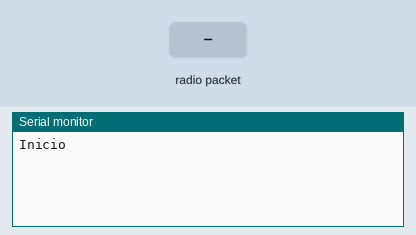
Recording of a sketch running on a simulated Arduino Uno, built with avr-gcc and run on an emulated ATmega328P. Shown: the last lines printed to the serial monitor. Inputs (shaded band) come from the test bench. No radio packets arrive unless stated.

Above: at 1.2 s.
1.3 s: radio packet "1" arrives
At 1.8 s:
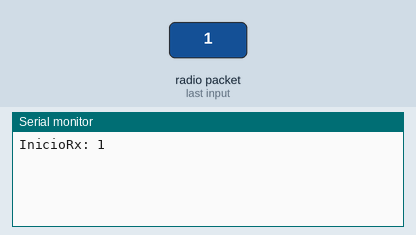
2.8 s: radio packet "0" arrives
At 4.0 s:
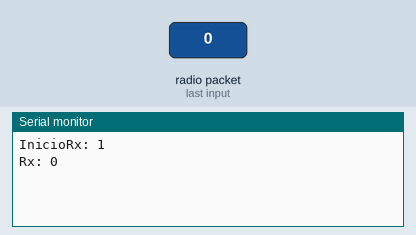
4.3 s: radio packet "2" arrives
At 5.4 s:
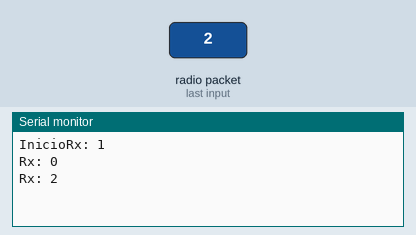

Measured:
- after the input at 1.3 s, the serial monitor: prints a new line after 0.08 s (image 1)
- after the input at 2.8 s, the serial monitor: prints a new line after 0.08 s (image 2)
- after the input at 4.3 s, the serial monitor: prints a new line after 0.08 s (image 3)

The sketch:

receptor_rf.ino
```cpp
#include <VirtualWire.h>

//PINOUT
int rx = 12;


void setup() {
  Serial.begin(9600);
  Serial.print("Inicio");
      //RX
    vw_set_rx_pin(rx);       //Configura el pin 12 como TX
    vw_set_ptt_inverted(true); //Requerido para DR3100
    vw_setup(4000);      //  Bits por segundo
    vw_rx_start();       // Inciar el receptor


}

void loop() {
     uint8_t buf[VW_MAX_MESSAGE_LEN]; //Almacenar en buffer los datos recibidos
    uint8_t buflen = VW_MAX_MESSAGE_LEN; //Determina el numero de caracteres recibidos
    if (vw_get_message(buf, &buflen)) // Si hay un mensaje recibido ejecuta...
    {
Serial.print("Rx: ");
int i;
  for (i = 0; i < buflen; i++)  //rutina para impresion del mensaje recibido
  {
            char c = (buf[i]); // guarda el caracter recibido para despues imprimirlo
            Serial.print(c); //imprime el caracter recibido en el monitor serial
      Serial.print(" "); //deja un espacio en el monitor serial
  }
        Serial.println("");   // salto de linea monitor serial
    }

  delay(125);                 // Pausa antes repetir el ciclo


}
```
